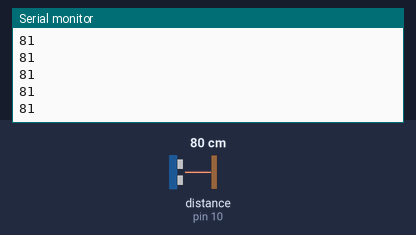
A sketch run on a simulated Arduino Uno, built with avr-gcc and run on an emulated ATmega328P. Parts: the last lines printed to the serial monitor. The test bench sets the inputs (shaded band); at power-on: distance to the obstacle (sensor on pin 10) 80 cm. The echo pulse lasts 58.3 µs per cm.

Above: at 1.2 s.
1.3 s: distance to the obstacle (sensor on pin 10) set to 2 cm
At 2.4 s:
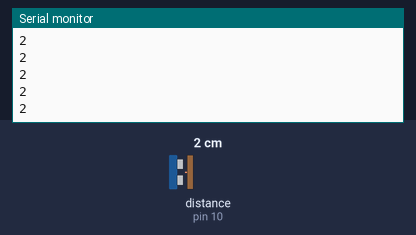
2.8 s: distance to the obstacle (sensor on pin 10) set to 4 cm
At 3.4 s:
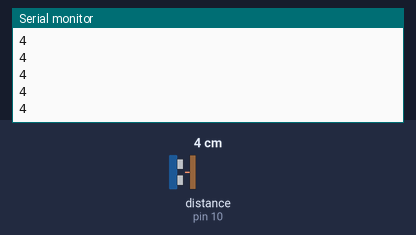
Timing chart, 0 to 5.8 s (numbered marks = the images above; inputs shaded):
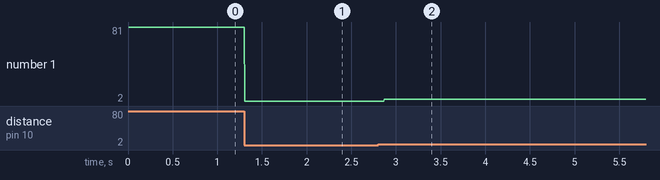

Measured:
- after the input at 1.3 s, the serial monitor: prints a new line at once (image 1)
- after the input at 2.8 s, the serial monitor: prints a new line after 0.07 s (image 2)
- plotted number 1: 81 → 2 after the input at 1.3 s, 2 → 4 after the input at 2.8 s

The sketch:

sonic.ino.ino
```cpp
#include <NewPing.h>


//NewPing needs ( Trigger Pin , Echo Pin , Distance )
NewPing sonar(11 , 10 , 300); // NewPing setup of pins and maximum distance.


void setup() {
  Serial.begin(9600);
}


void loop() {
  // put your main code here, to run repeatedly:
  Serial.println(sonar.ping_cm());
}
```
